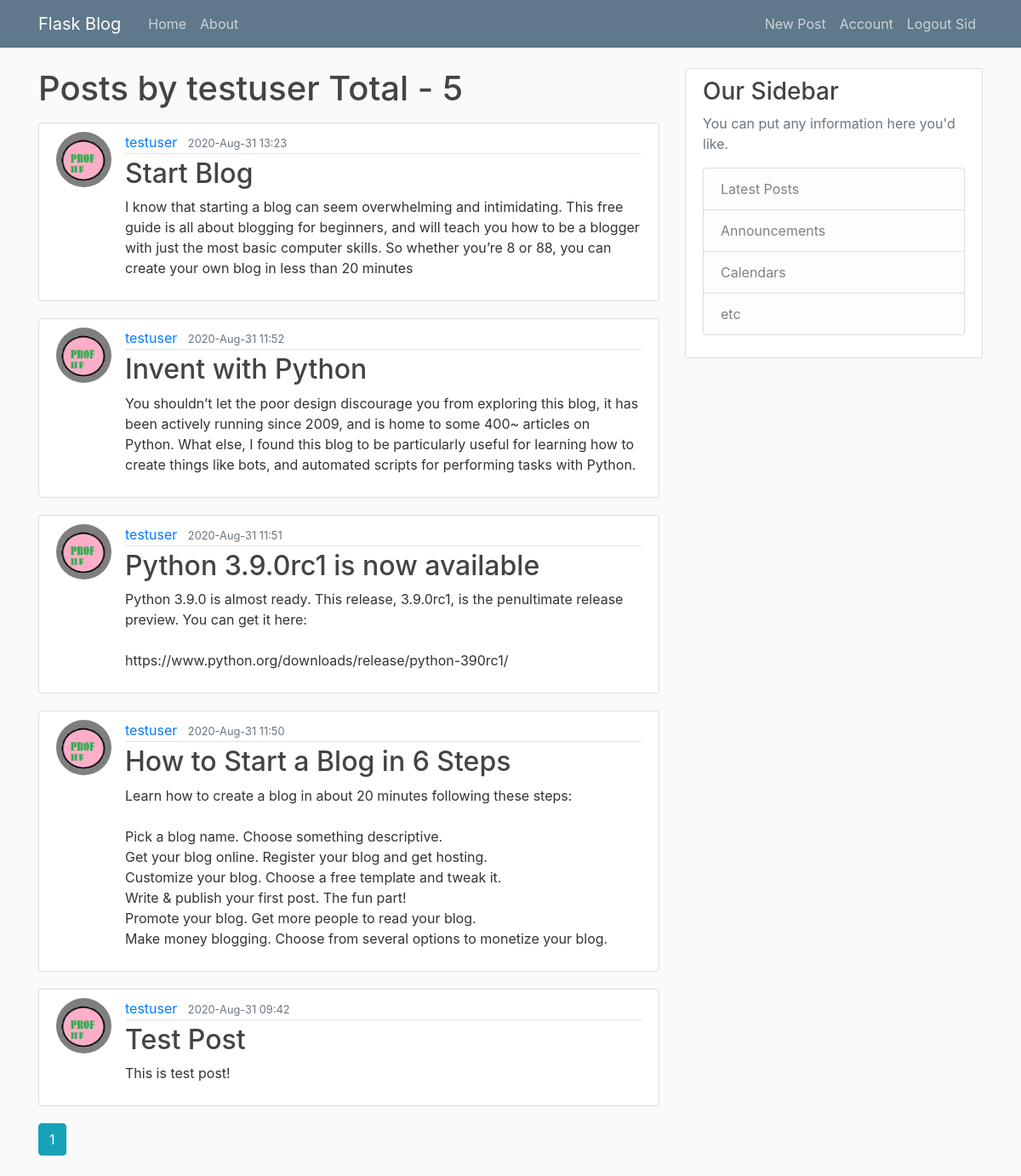
Screenshot of /user/testuser (signed in) with the database file from the repository.
### flaskblog/models.py (models this page shows, shortened)
class User(db.Model, UserMixin):
  id = db.Column(db.Integer, primary_key=True)
  username = db.Column(db.String(20), unique=True, nullable=False)
  email = db.Column(db.String(160), unique=True, nullable=False)
  image_file = db.Column(db.String(20), nullable=False, default="default.jpg")
  password = db.Column(db.String(60), nullable=False)
  posts = db.relationship('Post', backref='author', lazy=True)

class Post(db.Model):
  id = db.Column(db.Integer, primary_key=True)
  title = db.Column(db.String(120), nullable=False)
  date_posted = db.Column(db.DateTime, nullable=False, default=datetime.now)
  content = db.Column(db.Text, nullable=False)
  user_id = db.Column(db.Integer, db.ForeignKey('user.id'), nullable=False)

### flaskblog/users/routes.py (the view)
@users.route('/user/<string:username>')
def user_post(username):
  page = request.args.get('page', 1, type=int)
  user = User.query.filter_by(username=username).first_or_404()
  posts = Post.query.filter_by(author=user).order_by(Post.date_posted.desc()).paginate(per_page=5)
  return render_template('user_post.html', posts=posts, user=user)

### flaskblog/models.py (called while the page is built)
@login_manager.user_loader
def load_user(user_id):
  return User.query.get(int(user_id))

### flaskblog/templates/user_post.html
{% extends "layout.html" %}
{% block content %}
	<h1 class="mb-3">Posts by {{ user.username }} Total - {{ posts.total }}</h1>
    {% for post in posts.items %}
        <article class="media content-section">
    		<img class="rounded-circle article-img" src="{{ url_for('static', filename='icon/' + post.author.image_file) }}">
		  <div class="media-body">
		    <div class="article-metadata">
		      <a class="mr-2" href="{{ url_for('users.user_post', username=post.author.username) }}">{{ post.author.username }}</a>
		      <small class="text-muted">{{ post.date_posted.strftime('%Y-%b-%d %H:%M') }}</small>
		    </div>
		    <h2><a class="article-title" href="{{ url_for('posts.post',post_id=post.id) }}">{{ post.title }}</a></h2>
		    <p class="article-content">{{ post.content }}</p>
		  </div>
		</article>
    {% endfor %}
    {% for page_number in posts.iter_pages(left_edge=1, right_edge=1) %}
	    {% if page_number %}
	    	{% if posts.page == page_number %}
	    		<a class="btn btn-info mb-4" href="{{ url_for('users.user_post', username=user.username) }}">{{ page_number }}</a>
	    	{% else %}
	    		<a class="btn btn-outline-info mb-4" href="{{ url_for('users.user_post', username=user.username) }}">{{ page_number }}</a>
	    	{% endif %}
	    {% else %}
	    	***
	    {% endif %}
    {% endfor %}
{% endblock content %}

### flaskblog/templates/layout.html (shortened to what this page needs)
<!DOCTYPE html>
<html lang="en">
<head>
    <link rel="stylesheet" href="https://stackpath.bootstrapcdn.com/bootstrap/4.3.1/css/bootstrap.min.css">
    <link rel="stylesheet" type="text/css" href="{{ url_for('static', filename='main.css') }}">
</head>
<body>
	<header class="site-header">
	  <nav class="navbar navbar-expand-md navbar-dark bg-steel fixed-top">
	    <div class="container">
	      <a class="navbar-brand mr-4" href="/">Flask Blog</a>
	      <div class="collapse navbar-collapse" id="navbarToggle">
	        <div class="navbar-nav mr-auto">
	          <a class="nav-item nav-link" href="{{ url_for('main.home') }}">Home</a>
	          <a class="nav-item nav-link" href="{{ url_for('main.about') }}">About</a>
	        </div>
	        <div class="navbar-nav">
            {% if current_user.is_authenticated%}
              <a class="nav-item nav-link" href="{{ url_for('posts.new_post') }}">New Post</a>
              <a class="nav-item nav-link" href="{{ url_for('users.account') }}">Account</a>
              <a class="nav-item nav-link" href="{{ url_for('users.logout') }}">Logout  {{ current_user.username }}</a>
            {%else%}
  	          <a class="nav-item nav-link" href="{{ url_for('users.login') }}">Login</a>
  	          <a class="nav-item nav-link" href="{{ url_for('users.register') }}">Register</a>
            {% endif %}
	        </div>
	      </div>
	    </div>
	  </nav>
</header>
	<main role="main" class="container">
  <div class="row">
    <div class="col-md-8">
      {% block content %}{% endblock %}
    </div>
    <div class="col-md-4">
      <div class="content-section">
        <h3>Our Sidebar</h3>
        <p class='text-muted'>You can put any information here you'd like.
          <ul class="list-group">
            <li class="list-group-item list-group-item-light">Latest Posts</li>
            <li class="list-group-item list-group-item-light">Announcements</li>
            <li class="list-group-item list-group-item-light">Calendars</li>
            <li class="list-group-item list-group-item-light">etc</li>
          </ul>
        </p>
      </div>
    </div>
  </div>
</main>
</body>
</html>

### flaskblog/static/main.css (style rules this page uses)
body { background: #fafafa; color: #333333; margin-top: 5rem; }
h1, h2, h3, h4, h5, h6 { color: #444444; }
.bg-steel { background-color: #5f788a; }
.site-header .navbar-nav .nav-link { color: #cbd5db; }
.content-section { background: #ffffff; padding: 10px 20px; border: 1px solid #dddddd; border-radius: 3px; margin-bottom: 20px; }
.article-title { color: #444444; }
.article-content { white-space: pre-line; }
.article-img { height: 65px; width: 65px; margin-right: 16px; }
.article-metadata { padding-bottom: 1px; margin-bottom: 4px; border-bottom: 1px solid #e3e3e3 }

### rows the page displays
User: username "Sid"
User: username "testuser"
Post: image_file (placeholder picture), author.username "testuser", date_posted "2020-Aug-31 13:23", title "Start Blog", content "I know that starting a blog can seem overwhelming and intimidating. This free guide is all about blogging for beginners, and will teach you how to be a blogger with just the most basic computer skills. So whether you’re 8 or 88, you can create your own blog in less than 20 minutes"
Post: image_file (placeholder picture), author.username "testuser", date_posted "2020-Aug-31 11:52", title "Invent with Python", content "You shouldn’t let the poor design discourage you from exploring this blog, it has been actively running since 2009, and is home to some 400~ articles on Python. What else, I found this blog to be particularly useful for learning how to create things like bots, and automated scripts for performing tasks with Python."
Post: image_file (placeholder picture), author.username "testuser", date_posted "2020-Aug-31 11:51", title "Python 3.9.0rc1 is now available", content "Python 3.9.0 is almost ready. This release, 3.9.0rc1, is the penultimate release preview. You can get it here: https://www.python.org/downloads/release/python-390rc1/"
Post: image_file (placeholder picture), author.username "testuser", date_posted "2020-Aug-31 11:50", title "How to Start a Blog in 6 Steps", content "Learn how to create a blog in about 20 minutes following these steps: Pick a blog name. Choose something descriptive. Get your blog online. Register your blog and get hosting. Customize your blog. Choose a free template and tweak it. Write & publish your first post. The fun part! Promote your blog. Get more people to read your blog. Make money blogging. Choose from several options to monetize your blog."
Post: image_file (placeholder picture), author.username "testuser", date_posted "2020-Aug-31 09:42", title "Test Post", content "This is test post!"

### other values shown
{{ posts.total }} "5"
{{ page_number }} "1"
